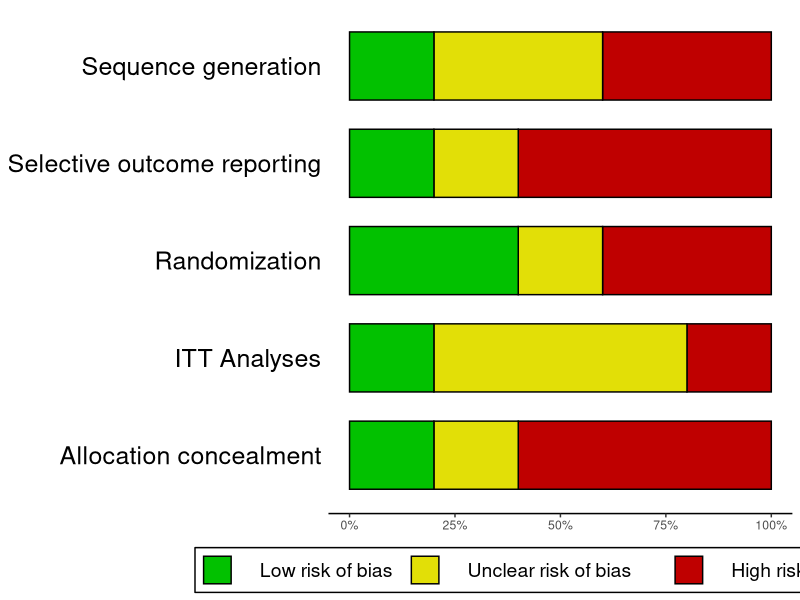
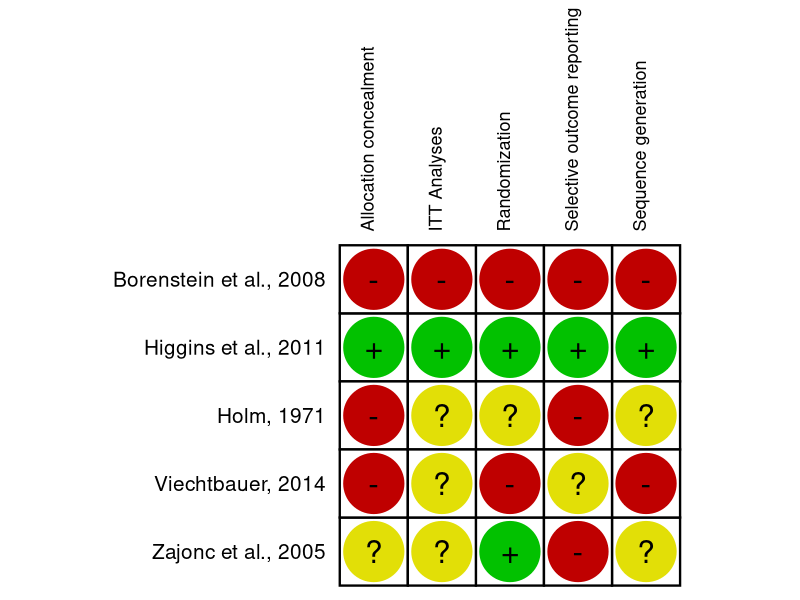
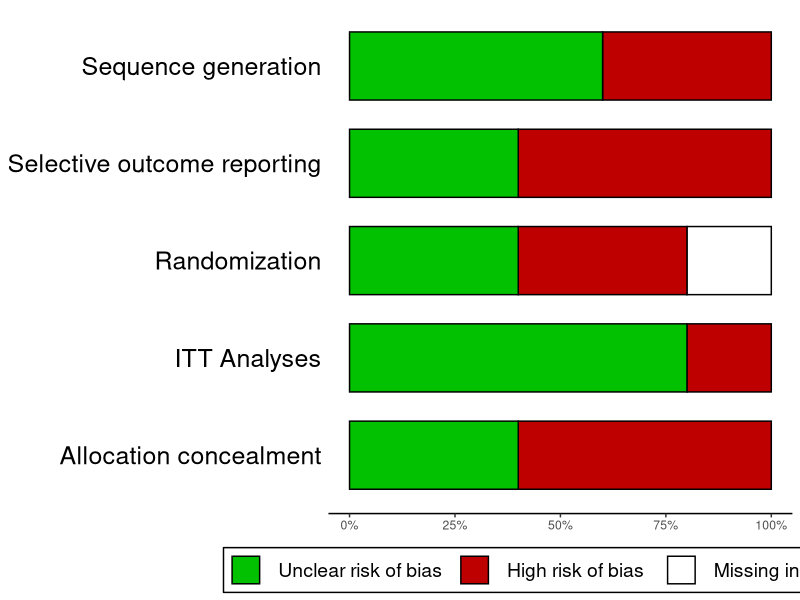
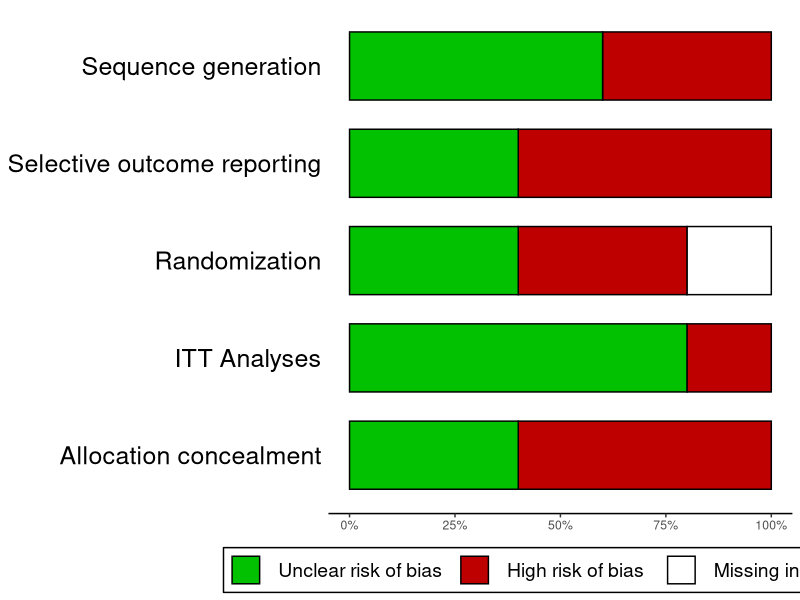
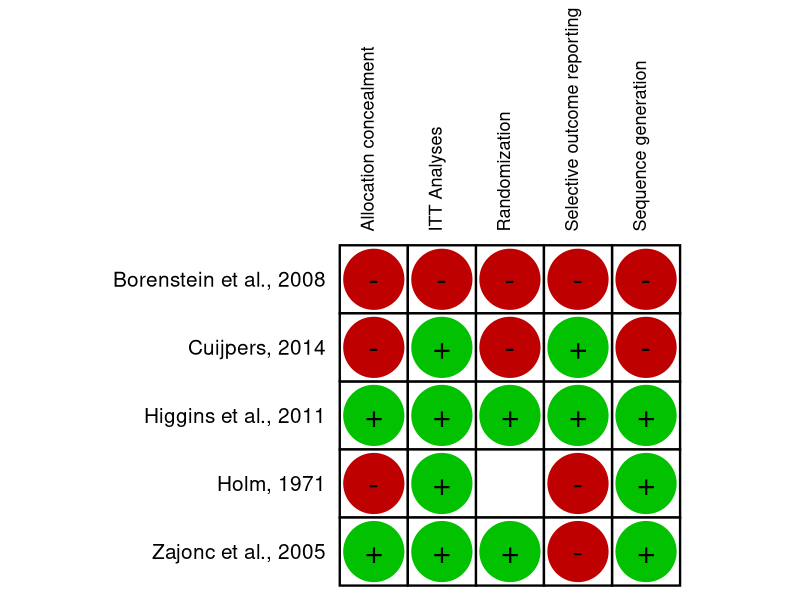
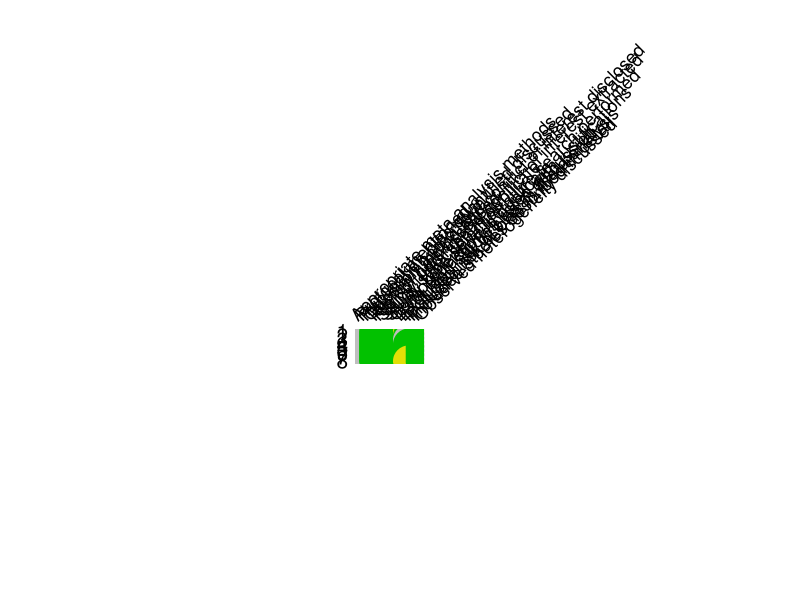
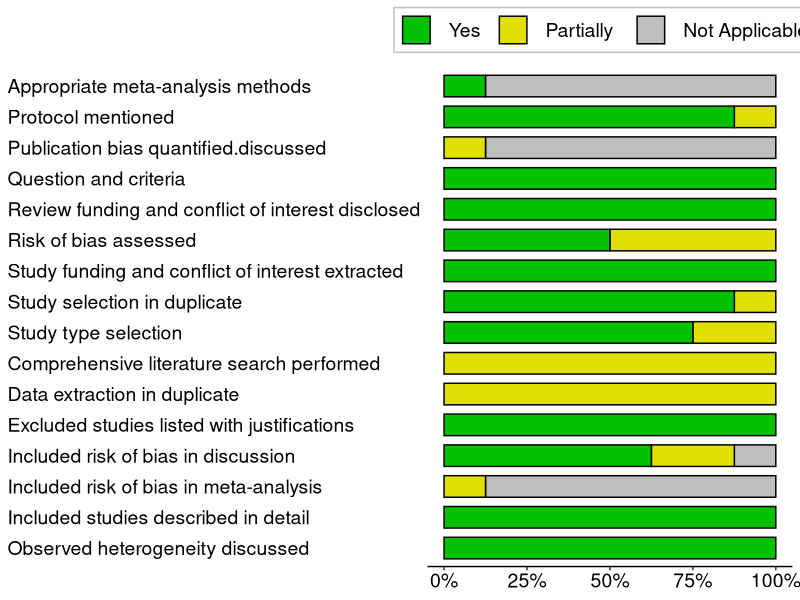
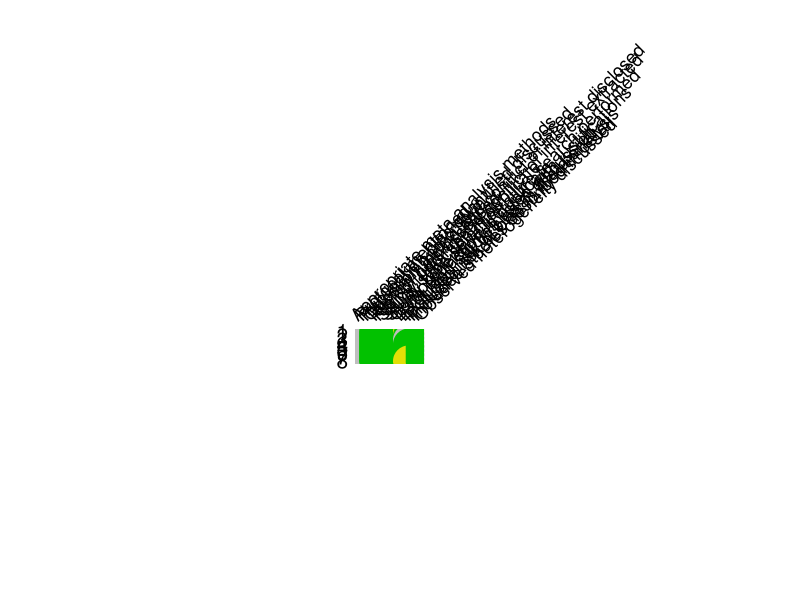

Write R code to recreate these figures, in order.
## ---- chunk 1
knitr::opts_chunk$set(echo = TRUE)
library(ggplot2)
library(tidyverse)
library(stringr)
library(patchwork)
## ---- chunk 2
## RoB chart function from the dmetar package (requires the tidyr and ggplot2)
## availeble from: https://raw.githubusercontent.com/MathiasHarrer/dmetar/master/R/rob.summary.R
# more info: https://dmetar.protectlab.org/articles/dmetar.html

#' Create a RevMan-style risk of bias summary chart
#'
#' This function generates summary plots for study quality assessments using the
#' \href{https://bit.ly/2KGQtfG}{Cochrance Risk of Bias Tool}.
#' Summary plots follow the style of \href{https://bit.ly/30eJK29}{RevMan} Risk of Bias (RoB) summary charts.
#'
#' @usage rob.summary(data, name.high="High", name.unclear="Unclear",
#'     name.low="Low", studies, name.missing, table = FALSE)
#'
#' @param data A \code{data.frame} containing a column for each risk of bias criterion, where
#' rows represent each individual studies. The risk of bias assessment for each criterion in each
#' study must be coded as a character string. Up to four codes can be used, referring to low risk of bias,
#' unclear risk of bias, high risk of bias, or missing information. The string used to specify the categories
#' must be specified in \code{name.high}, \code{name.unclear}, \code{name.low} and/or \code{name.missing},
#' unless defaults for those parameters are used.
#' @param name.high Character specifying how the "high risk of bias" category was coded in \code{data}
#' (e.g., \code{name.high = "high"}). Default is \code{"High"}.
#' @param name.unclear Character specifying how the "unclear risk of bias" category was coded in \code{data}
#' (e.g., \code{name.unclear = "unclear"}). Default is \code{"Unclear"}.
#' @param name.low Character specifying how the "low risk of bias" category was coded in \code{data}
#' (e.g., \code{name.low = "low"}). Default is \code{"Low"}.
#' @param name.missing Character specifying how missing information was coded in \code{data}
#' (e.g., \code{name.missing} = \code{"missing"}). Default is \code{"Missing"}. All ratings, including missing
#' information, must be coded as strings, so using \code{NA} in \code{data} to signify missing information
#' is not valid.
#' @param studies A vector of the same length as the number of rows in \code{data} specifying the study
#' labels for the risk of bias ratings. Only has to be specified when \code{table = TRUE}.
#' @param table Should an additional RevMan style risk of bias table be produced? If set to \code{TRUE},
#' \code{studies} must be specified. \code{FALSE} by default.
#'
#' @details The function automatically removes separators like "-" or "." from column names/risk of bias criteria. To produce
#' a "clean" plot, you may therefore separate words in the column names of the \code{data} data frame using these
#' symbols (e.g. \code{"Allocation_Concealment"} to return "Allocation Concealment").
#'
#' @references Harrer, M., Cuijpers, P., Furukawa, T.A, & Ebert, D. D. (2019).
#' \emph{Doing Meta-Analysis in R: A Hands-on Guide}. DOI: 10.5281/zenodo.2551803.
#' \href{https://bookdown.org/MathiasHarrer/Doing_Meta_Analysis_in_R/creating-a-revman-style-risk-of-bias-summary.html}{Chapter 10}
#'
#' @author Mathias Harrer & David Daniel Ebert
#'
#' @import ggplot2
#'
#' @export rob.summary
#'
#' @seealso
#' \code{\link{direct.evidence.plot}}
#'
#' @examples
#' # Example 1: No missing information, only produce summary plot
#' data = data.frame(
#'        "study" = c("Higgins et al., 2011", "Borenstein et al., 2008", "Holm, 1971",
#'                    "Zajonc et al., 2005", "Viechtbauer, 2014"),
#'        "Allocation_concealment" = c("Low", "High", "High", "Unclear", "High"),
#'        "Randomization" = c("Low", "High", "Unclear", "Low", "High"),
#'        "Sequence_generation" = c("Low", "High", "Unclear", "Unclear", "High"),
#'        "ITT.Analyses" = c("Low", "High", "Unclear", "Unclear", "Unclear"),
#'        "Selective_outcome_reporting" = c("Low", "High", "High", "High", "Unclear")
#'        )
#' rob.summary(data)
#'
#' # Example 2: Missing information, produce additional summary table
#' data2 = data.frame(
#'         "study" = c("Higgins et al., 2011", "Borenstein et al., 2008", "Holm, 1971",
#'                     "Zajonc et al., 2005", "Cuijpers, 2014"),
#'         "Allocation_concealment" = c("low", "high", "high", "uc", "high"),
#'         "Randomization" = c("low", "high", "miss", "low", "high"),
#'         "Sequence_generation" = c("low", "high", "uc", "uc", "high"),
#'         "ITT.Analyses" = c("low", "high", "uc", "uc", "uc"),
#'         "Selective_outcome_reporting" = c("low", "high", "high", "high", "uc")
#'        )
#' rob.summary(data2, name.high = "high", name.unclear = "uc", name.low = "low",
#'     name.missing = "miss", studies = data2$study, table = TRUE)


rob.summary <- function(data,
                       name.high="High",
                       name.unclear="Unclear",
                       name.low="Low",
                       studies,
                       name.missing,
                       table = FALSE){

  # Class Checks
  if (class(data) != "data.frame"){
    stop("'data' must be of class 'data.frame'.")
  }


  if (missing(name.missing)){

    # Only select columns with RoB data

    colnames.rob = character()

    for (i in 1:ncol(data)){

      vect = as.character(data[,i])

      for (j in 1:length(data[,i])){

        if (vect[j] %in% c(name.high, name.unclear, name.low)){

          colnames.rob[i] = TRUE

        } else {

          colnames.rob[i] = FALSE
          message(cat("Column '", colnames(data)[i],
                      "' removed from plot because it did not contain the specified RoB ratings (only). \n",
                      sep=""))
          break

        }
      }
    }

    # Use mask: rob data
    rob = data[ , as.logical(colnames.rob)]

    # Relevel for plot
    for (i in 1:ncol(rob)){

      rob[,i] = as.character(rob[,i])
      rob[rob[,i]==name.high,i] = "High"
      rob[rob[,i]==name.unclear,i] = "Unclear"
      rob[rob[,i]==name.low,i] = "Low"

    }

    # Make table
    if (table == TRUE){

      if (missing(studies)){
        stop("'studies' has to be specified when 'table = TRUE'.")
      }

      if (length(as.vector(studies)) != nrow(data)){
        stop("'studies' vector is not of equal length as the data.")
      }

      if (length(unique(studies)) != length(studies)){
        stop("'studies' cannot contain duplicate study labels.")
      }

      robby = rob
      robby = data.frame(study = studies,
                 condition = rep(colnames(robby), each = length(studies)),
                 measurement = unlist(robby), stringsAsFactors=FALSE)
      rownames(robby) = NULL
      robby$condition = gsub("_"," ", robby$condition)
      robby$condition = gsub("-"," ", robby$condition)
      robby$condition = gsub("\\."," ", robby$condition)
      robby[robby$measurement=="Low", "measurement"] = "+"
      robby[robby$measurement=="Unclear", "measurement"] = "?"
      robby[robby$measurement=="High", "measurement"] = "-"

      # Order factor
      robby$study = factor(robby$study,
                           levels = unique(studies)[rev(order(unique(robby$study)))])


      rob.table = ggplot(data = robby, aes(y = study, x = condition)) +
        geom_tile(color="black", fill="white", size = 0.8) +
        geom_point(aes(color=as.factor(measurement)), size=20) +
        geom_text(aes(label = measurement), size = 8) +
        scale_x_discrete(position = "top") +
        scale_color_manual(values = c("?" = "#E2DF07",
                                      "-" = "#BF0000",
                                      "+" = "#02C100")) +
        theme_minimal() +
        coord_equal() +
        theme(axis.title.x = element_blank(),
              axis.title.y = element_blank(),
              axis.ticks.y = element_blank(),
              axis.text.y = element_text(size = 15, color = "black"),
              axis.text.x = element_text(size = 13, color = "black", angle = 90, hjust=0),
              legend.position = "none",
              panel.grid.major = element_blank(),
              panel.grid.minor = element_blank(),
              panel.background = element_blank())

    }

    # Make long format, clean the factors
    rob.long = data.frame(condition = rep(colnames(rob), each = nrow(rob)),
                          measurement = unlist(rob), stringsAsFactors=FALSE)
    rownames(rob.long) = NULL
    rob.long$condition = gsub("_"," ",rob.long$condition)
    rob.long$condition = gsub("-"," ",rob.long$condition)
    rob.long$condition = gsub("\\."," ",rob.long$condition)
    rob.long$measurement = as.factor(rob.long$measurement)
    rob.long$measurement = factor(rob.long$measurement, levels(rob.long$measurement)[c(1, 3, 2)])

    # Make plot
    rob.plot = ggplot(data = rob.long) +
      geom_bar(mapping = aes(x = condition, fill = measurement), width = 0.7,
               position = "fill", color = "black") +
      coord_flip(ylim = c(0, 1)) +
      guides(fill = guide_legend(reverse = TRUE)) +
      scale_fill_manual("Risk of Bias",
                        labels = c("    High risk of bias          ",
                                   "    Unclear risk of bias       ",
                                   "    Low risk of bias  "),
                        values = c(Unclear = "#E2DF07", High = "#BF0000", Low = "#02C100")) +
      scale_y_continuous(labels = scales::percent) +
      theme(axis.title.x = element_blank(),
            axis.title.y = element_blank(),
            axis.ticks.y = element_blank(),
            axis.text.y = element_text(size = 18, color = "black"),
            axis.line.x = element_line(colour = "black", size = 0.5, linetype = "solid"),
            legend.position = "bottom",
            panel.grid.major = element_blank(),
            panel.grid.minor = element_blank(),
            panel.background = element_blank(),
            legend.background = element_rect(linetype = "solid", colour = "black"),
            legend.title = element_blank(),
            legend.key.size = unit(0.75, "cm"),
            legend.text = element_text(size = 14))

    plot(rob.plot)

    if (table == TRUE){
      plot(rob.table)
    }

  } else {

    # Only select columns with RoB data
    data = as.data.frame(data)

    colnames.rob = character()

    for (i in 1:ncol(data)){

      vect = as.character(data[,i])

      for (j in 1:length(data[,i])){

        if (vect[j] %in% c(name.high, name.unclear, name.low, name.missing)){

          colnames.rob[i] = TRUE

        } else {

          colnames.rob[i] = FALSE
          message(cat("Column '", colnames(data)[i],
                      "' removed from plot because it did not contain the specified RoB ratings (only). \n",
                      sep=""))
          break

        }
      }
    }

    # Use mask: rob data
    rob = data[ , as.logical(colnames.rob)]

    # Relevel for plot
    for (i in 1:ncol(rob)){

      rob[,i] = as.character(rob[,i])
      rob[rob[,i]==name.high,i] = "High"
      rob[rob[,i]==name.unclear,i] = "Unclear"
      rob[rob[,i]==name.low,i] = "Low"
      rob[rob[,i]==name.missing,i] = "Missing"

    }

    # Make Table

    if (table == TRUE){

      if (missing(studies)){
        stop("'studies' has to be specified when 'table = TRUE'.")
      }

      if (length(as.vector(studies)) != nrow(data)){
        stop("'studies' vector is not of equal length as the data.")
      }

      robby = rob
      robby = data.frame(study = as.factor(studies),
                         condition = rep(colnames(robby), each = length(studies)),
                         measurement = unlist(robby), stringsAsFactors=FALSE)
      rownames(robby) = NULL
      robby$condition = gsub("_"," ", robby$condition)
      robby$condition = gsub("-"," ", robby$condition)
      robby$condition = gsub("\\."," ", robby$condition)
      robby[robby$measurement=="Low", "measurement"] = "+"
      robby[robby$measurement=="Unclear", "measurement"] = "?"
      robby[robby$measurement=="High", "measurement"] = "-"
      robby[robby$measurement=="Missing", "measurement"] = " "

      # Order factor
      robby$study = factor(robby$study,
                           levels = unique(studies)[rev(order(unique(robby$study)))])

      rob.table = ggplot(data = robby, aes(y = study, x = condition)) +
        geom_tile(color="black", fill="white", size = 0.8) +
        geom_point(aes(color=as.factor(measurement)), size=20) +
        geom_text(aes(label = measurement), size = 8) +
        scale_x_discrete(position = "top") +
        scale_color_manual(values = c("?" = "#E2DF07",
                                      "-" = "#BF0000",
                                      "+" = "#02C100",
                                      " " = "white")) +
        theme_minimal() +
        coord_equal() +
        theme(axis.title.x = element_blank(),
              axis.title.y = element_blank(),
              axis.ticks.y = element_blank(),
              axis.text.y = element_text(size = 15, color = "black"),
              axis.text.x = element_text(size = 13, color = "black", angle = 90, hjust=0),
              legend.position = "none",
              panel.grid.major = element_blank(),
              panel.grid.minor = element_blank(),
              panel.background = element_blank())

    }


    # Make long format, clean the factors
    rob.long = data.frame(condition = rep(colnames(rob), each = nrow(rob)),
                          measurement = as.character(unlist(rob)))
    rownames(rob.long) = NULL
    rob.long$condition = gsub("_"," ",rob.long$condition)
    rob.long$condition = gsub("-"," ",rob.long$condition)
    rob.long$condition = gsub("\\."," ",rob.long$condition)
    rob.long$measurement = as.factor(rob.long$measurement)
    rob.long$measurement = factor(rob.long$measurement, levels(rob.long$measurement)[c(3,1,4,2)])

    rob.plot = ggplot(data = rob.long) +
      geom_bar(mapping = aes(x = condition, fill = measurement), width = 0.7,
               position = "fill", color = "black") +
      coord_flip(ylim = c(0, 1)) +
      guides(fill = guide_legend(reverse = TRUE)) +
      scale_fill_manual("Risk of Bias",
                        labels = c("  Missing information  ",
                                   "  High risk of bias   ",
                                   "  Unclear risk of bias  ",
                                   "  Low risk of bias  "),
                        values = c(Unclear = "#E2DF07",
                                   High = "#BF0000",
                                   Low = "#02C100",
                                   Missing = "white")) +
      scale_y_continuous(labels = scales::percent) +
      theme(axis.title.x = element_blank(),
            axis.title.y = element_blank(),
            axis.ticks.y = element_blank(),
            axis.text.y = element_text(size = 18, color = "black"),
            axis.line.x = element_line(colour = "black", size = 0.5, linetype = "solid"),
            legend.position = "bottom",
            panel.grid.major = element_blank(),
            panel.grid.minor = element_blank(),
            panel.background = element_blank(),
            legend.background = element_rect(linetype = "solid", colour = "black"),
            legend.title = element_blank(),
            legend.key.size = unit(0.75, "cm"),
            legend.text = element_text(size = 14))

    plot(rob.plot)

    if (table == TRUE){
      plot(rob.table)
    }

  }

}

## ---- chunk 3
# Example 1: No missing information, only produce summary plot
data1 = data.frame(
       "study" = c("Higgins et al., 2011", "Borenstein et al., 2008", "Holm, 1971",
                   "Zajonc et al., 2005", "Viechtbauer, 2014"),
       "Allocation_concealment" = c("Low", "High", "High", "Unclear", "High"),
       "Randomization" = c("Low", "High", "Unclear", "Low", "High"),
       "Sequence_generation" = c("Low", "High", "Unclear", "Unclear", "High"),
       "ITT.Analyses" = c("Low", "High", "Unclear", "Unclear", "Unclear"),
       "Selective_outcome_reporting" = c("Low", "High", "High", "High", "Unclear")
       )
rob.summary(data1, studies = data1$study, table=TRUE)

# Example 2: Missing information, produce additional summary table
data2 = data.frame(
        "study" = c("Higgins et al., 2011", "Borenstein et al., 2008", "Holm, 1971",
                    "Zajonc et al., 2005", "Cuijpers, 2014"),
        "Allocation_concealment" = c("low", "high", "high", "uc", "high"),
        "Randomization" = c("low", "high", "miss", "low", "high"),
        "Sequence_generation" = c("low", "high", "uc", "uc", "high"),
        "ITT.Analyses" = c("low", "high", "uc", "uc", "uc"),
        "Selective_outcome_reporting" = c("low", "high", "high", "high", "uc")
       )
data2 = data.frame(
        "study" = c("Higgins et al., 2011", "Borenstein et al., 2008", "Holm, 1971",
                    "Zajonc et al., 2005", "Cuijpers, 2014"),
        "Allocation_concealment" = c("low", "high", "high", "low", "high"),
        "Randomization" = c("low", "high", "miss", "low", "high"),
        "Sequence_generation" = c("low", "high", "low", "low", "high"),
        "ITT.Analyses" = c("low", "high", "low", "low", "low"),
        "Selective_outcome_reporting" = c("low", "high", "high", "high", "low")
       )

rob.summary(data2, name.high = "high", name.unclear = "uc", name.low = "low",
    name.missing = "miss")

rob.summary(data2, name.high = "high", name.unclear = "uc", name.low = "low",
    name.missing = "miss", studies = data2$study, table=TRUE)
## ---- chunk 4
data0 <- read.csv(file = "./data/AMSTAR2_sheet_RRs_v1_simplified.csv", colClasses = "character")
dim(data0)
str(data0)

#using function from dmetar package to make plots
#rob.summary(data0, name.high = "No", name.unclear = "Partially", name.low = "Yes", name.missing = "NotApplicable") 
#rob.summary(data0, name.high = "No", name.unclear = "Partially", name.low = "Yes", name.missing = "NotApplicable", studies = data0$study_ID, table=TRUE) 
#These plots need to be customized to our AMSTAR2!
## ---- chunk 5
## data prep
str(data0)
studies <- data0$study_ID

atable <- data0[ , 2:ncol(data0)] #only select columns with assessment data (remove first column with study codes)
atable <- data.frame(study = as.factor(studies),
                     question = rep(colnames(atable), each = length(studies)),
                     measurement = unlist(atable), stringsAsFactors=FALSE)
rownames(atable) = NULL
atable$question = gsub("_"," ", atable$question)
atable$question = gsub("-"," ", atable$question)
atable$question = gsub("\\."," ", atable$question)
atable$question <- as.factor(atable$question)
atable$question <- factor(atable$question, levels(atable$question)[c(1,9:16,2:8)]) #setting the order of levels - by Q-number
atable$study = factor(atable$study, levels = unique(studies)[rev(order(unique(atable$study)))]) #Re-order by study name (alphabetically)

##Make plot1      
table1plot <- ggplot(data = atable, aes(y = study, x = question)) +
  geom_tile(color="black", fill="white", size = 0.8) +
  geom_point(aes(color=as.factor(measurement)), size=10) +
  #geom_text(aes(label = measurement), size = 8) +
  scale_x_discrete(position = "top") +
  scale_color_manual(values = c("Partially" = "#E2DF07",
                                "No" = "#BF0000",
                                "Yes" = "#02C100",
                                "NotApplicable" = "grey")) +
  theme_minimal() +
  coord_equal() +
        theme(axis.title.x = element_blank(),
              axis.title.y = element_blank(),
              axis.ticks.y = element_blank(),
              axis.text.y = element_text(size = 15, color = "black"),
              axis.text.x = element_text(size = 13, color = "black", angle = 45, hjust=0),
              legend.position = "none",
              panel.grid.major = element_blank(),
              panel.grid.minor = element_blank(),
              panel.background = element_blank(),
              plot.margin = unit(c(1,1,6,0), "cm") #extra margins for saving into pdf
      )
  
table1plot
  
## save plot
ggsave(file = "figure_RR_apprisal1_v01.pdf", width = 16, height = 12, units = "cm", scale = 2, device = cairo_pdf)
## ---- chunk 6
## data prep
str(data0)
studies <- data0$study_ID
data1 <- data0[ , 2:ncol(data0)] #only select columns with assessment data (remove first column with study codes)
      
# Make long format, clean the factors:

    data0.long <- data.frame(question = rep(colnames(data1), each = nrow(data1)), measurement = unlist(data1), stringsAsFactors=FALSE) 
    rownames(data0.long) <- NULL
    
    data0.long$question <- gsub("_"," ",data0.long$question)
    data0.long$question <- gsub("\\.\\.","\\. ",data0.long$question)
    data0.long$question <- gsub("meta\\.analysis","meta-analysis",data0.long$question)
    #data0.long$question <- gsub("-"," ",data0.long$question)
    #data0.long$question <- gsub("\\."," ",data0.long$question)
    data0.long$question <- as.factor(data0.long$question)
    data0.long$question <- factor(data0.long$question, levels(data0.long$question)[rev(c(1,9:16,2:8))]) #setting the order of levels - by Q-number, reversed
    
    data0.long$measurement <- as.factor(data0.long$measurement)
    data0.long$measurement <- factor(data0.long$measurement, levels(data0.long$measurement)[c(1,2,3)]) #setting the order of levels for assessment scores: note that we do not have "No" in the data frame, if it is present, it would be level 3

## Make plot2:
    
rob.plot <- ggplot(data = data0.long) +
      geom_bar(mapping = aes(x = question, fill = measurement), width = 0.7,
               position = "fill", color = "black") +
      coord_flip(ylim = c(0, 1)) +
      guides(fill = guide_legend(reverse = TRUE)) +
      scale_fill_manual("Risk of Bias",
                        labels = c("  Not Applicable  ",
                                   "  Partially   ",
                                   "  Yes  ",
                                   "  No  "),
                        values = c(Partially = "#E2DF07", #yellow
                                   No = "#BF0000", #red
                                   Yes = "#02C100", #green
                                   NotApplicable = "grey")) +
      scale_y_continuous(labels = scales::percent) +
      theme(axis.title.x = element_blank(),
            axis.title.y = element_blank(),
            axis.ticks.y = element_blank(),
            axis.text.x = element_text(size = 14, color = "black", hjust=0.5),
            axis.text.y = element_text(size = 14, color = "black", hjust=0),
            axis.line.x = element_line(colour = "black", size = 0.5, linetype = "solid"),
            legend.position = "top",
            panel.grid.major = element_blank(),
            panel.grid.minor = element_blank(),
            panel.background = element_blank(),
            legend.background = element_rect(linetype = "solid", colour = "grey"),
            legend.title = element_blank(),
            legend.key.size = unit(0.75, "cm"),
            legend.text = element_text(size = 14))

plot(rob.plot)

## save plot
ggsave(file = "figure_RR_apprisal2_v01.pdf", width = 16.5, height = 12, units = "cm", scale = 1.5, device = cairo_pdf)
